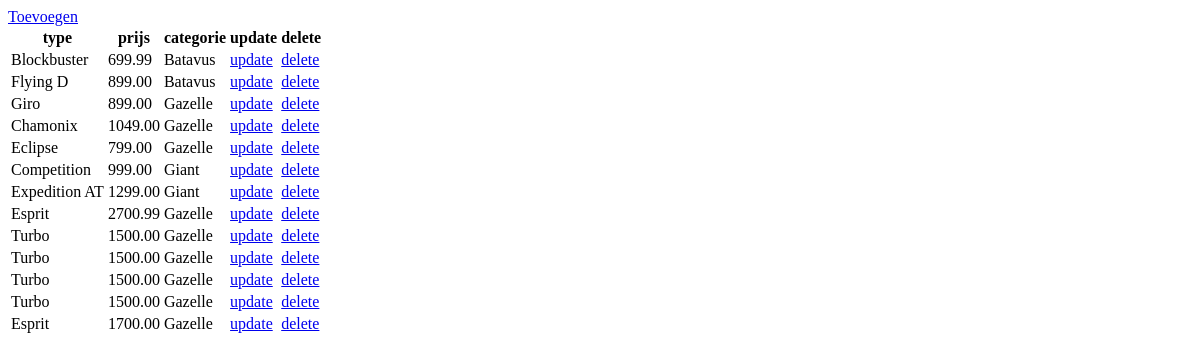
Before: / with the older database file.
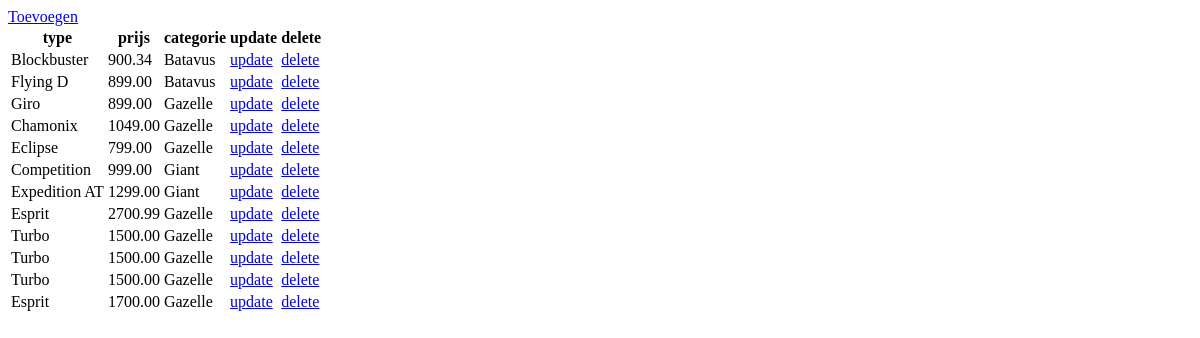
After: the same page with the newer database file.
### tables this page shows
CREATE TABLE `fietsen` (
  `id` int(11) NOT NULL,
  `merk` varchar(255) NOT NULL,
  `type` varchar(255) NOT NULL,
  `prijs` decimal(7,2) NOT NULL,
  `categorie_id` int(11) NOT NULL
);

CREATE TABLE `categorie` (
  `id` int(11) NOT NULL,
  `naam` varchar(255) NOT NULL,
  `img` varchar(255) NOT NULL
);

### index.php (the view, shortened to what this page needs)
<?php
global $db;
$query = $db->prepare('SELECT * FROM fietsen');
$query->execute();
$bikes = $query->fetchAll(PDO::FETCH_ASSOC);
?>
<!doctype html>
<html lang="en">
<head>
</head>
<body>
<a href="insert.php">Toevoegen</a>
<table>
    <thead>
    <tr>
        <th scope="col">type</th>
        <th scope="col">prijs</th>
        <th scope="col">categorie</th>
        <th scope="col">update</th>
        <th scope="col">delete</th>
    </tr>
    </thead>
    <tbody>
    <?php foreach ($bikes as $bike) :?>
        <?php
            $query = $db->prepare('SELECT naam FROM categorie WHERE id = :id');
            $query->bindParam('id', $bike['categorie_id']);
            $query->execute();
            $category = $query->fetch(PDO::FETCH_ASSOC);
        ?>
        <tr>
            <td><?= $bike['type']?></td>
            <td><?= $bike['prijs']?></td>
            <td><?= $category['naam'] ?></td>
            <td><a href="update.php?id=<?= $bike['id']?>">update</a></td>
            <td><a href="delete.php?id=<?= $bike['id']?>">delete</a></td>
        </tr>
    <?php endforeach;?>
    </tbody>
</table>
</body>
</html>

Changed rows visible on the page:
removed fietsen: type "Turbo", prijs "1500.00", categorie.naam "Gazelle"
changed fietsen "Blockbuster": prijs "699.99" → "900.34"
